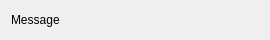
<?xml version="1.0" encoding="UTF-8"?>
<ui version="4.0">
 <class>messageChat</class>
 <widget class="QWidget" name="messageChat">
  <property name="geometry">
   <rect>
    <x>0</x>
    <y>0</y>
    <width>270</width>
    <height>40</height>
   </rect>
  </property>
  <property name="sizePolicy">
   <sizepolicy hsizetype="Maximum" vsizetype="MinimumExpanding">
    <horstretch>0</horstretch>
    <verstretch>0</verstretch>
   </sizepolicy>
  </property>
  <property name="windowTitle">
   <string>Form</string>
  </property>
  <property name="styleSheet">
   <string notr="true"/>
  </property>
  <layout class="QHBoxLayout" name="horizontalLayout">
   <property name="sizeConstraint">
    <enum>QLayout::SetMinAndMaxSize</enum>
   </property>
   <item>
    <widget class="QLabel" name="message">
     <property name="text">
      <string>Message</string>
     </property>
    </widget>
   </item>
  </layout>
 </widget>
 <resources/>
 <connections/>
</ui>
